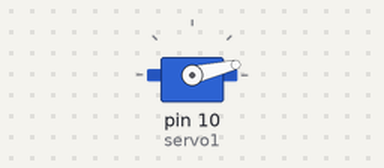
A sketch run on a simulated Arduino Uno, built with avr-gcc and run on an emulated ATmega328P. Shown: servo. What the sketch prints to the serial monitor is not drawn.

Above: at 0.05 s.
At 0.4 s:
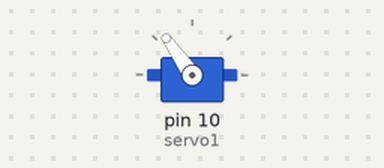
At 0.75 s:
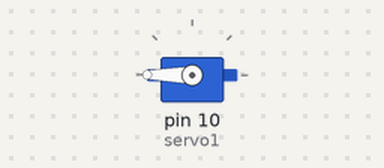
At 1.55 s:
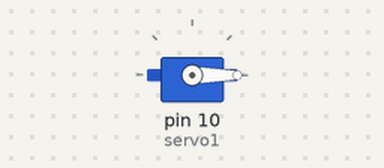
Timing chart, 0 to 3.6 s (numbered marks = the images above):
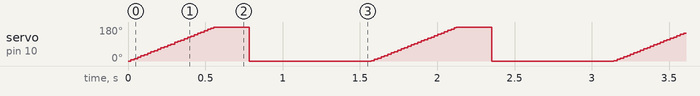

The sketch:

sketch_8.2.ServoMotorControl.ino
```cpp
#include <AFMotor.h>

#include <Servo.h>

int i;

Servo servo1;

void setup() {

    Serial.begin(9600);

    Serial.println("Test servo!");

    servo1.attach(10);    // 주의)servo1 10번 , servo2는 9번

}

void loop() {

    for (i=0; i<255; i++) {   //From 0 To 255

        servo1.write(i);

        delay(3);
    }

    for (i=255; i!=0; i--) {
        servo1.write(i-255);
        delay(3);
    }

}
```

Measured:
- by itself, servo on pin 10 (servo1): ramps from 0° to 180° and jumps back, once every 1.6 s
